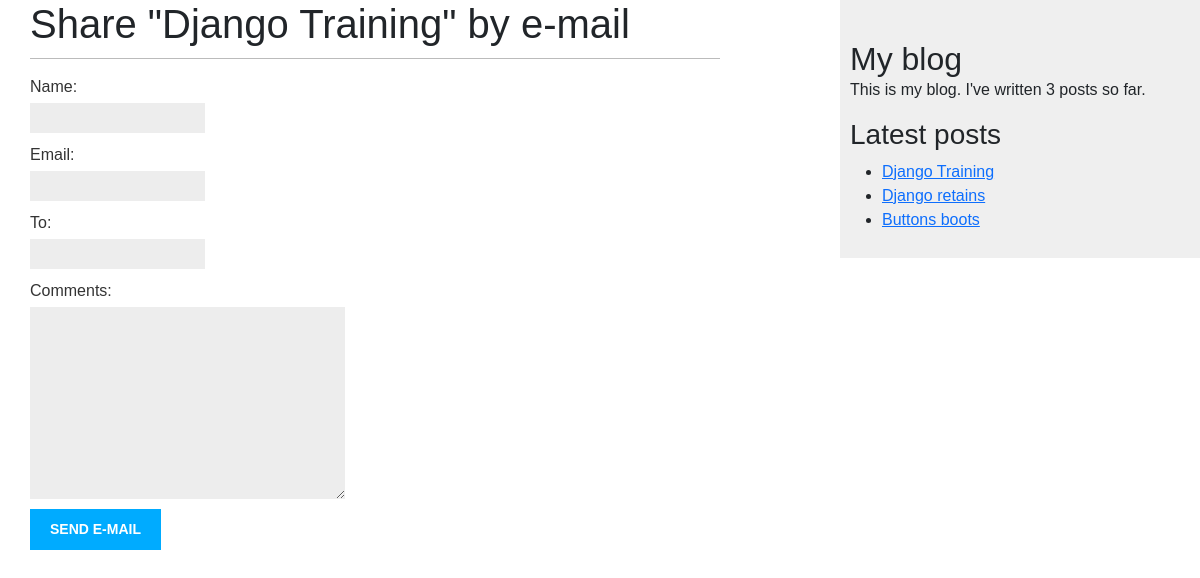
/blog/3/share/, run on the app's committed database.
### blog/models.py (models this page shows, shortened)
class Post(models.Model):
    class Status(models.TextChoices):
        DRAFT = ('DF', 'Draft')
        PUBLISHED = ('PB', 'Published')
    title = models.CharField(max_length=250)
    slug = models.SlugField(max_length=250)
    author = models.ForeignKey(User, on_delete=models.CASCADE, related_name='blog_posts')
    body = models.TextField()
    publish = models.DateTimeField('date published', default=timezone.now)
    created = models.DateTimeField(auto_now_add=True)
    updated = models.DateTimeField(auto_now=True)
    status = models.CharField(max_length=2, choices=Status.choices, default=Status.DRAFT)
    objects = models.Manager()  # The default manager.
    published = PublishedManager()  # Our custom manager.
    tags = models.ManyToManyField("Tag", related_name='blog_posts')
    class Meta:
        ordering = ['-publish']
    def get_absolute_url(self):
        return reverse('blog:post_detail', args=[self.id])

### blog/views.py (the view)
# urls.py: path('<int:post_id>/share/', views.post_share, name='post_share'),
def post_share(request, post_id):
    post = get_object_or_404(Post, id=post_id, status=Post.Status.PUBLISHED)
    sent = False
    if request.method=='POST':
        form = EmailPostForm(request.POST)
        if form.is_valid():
            cd = form.cleaned_data  # ... send email
            print(cd)
            sent = True
    else:
        form = EmailPostForm()
    return render(request, 'blog/post/share.html', {'post': post, 'form': form, 'sent': sent})

### blog/forms.py
class EmailPostForm(forms.Form):
    name = forms.CharField(max_length=25)
    email = forms.EmailField()
    to = forms.EmailField()
    comments = forms.CharField(required=False, widget=forms.Textarea)

### blog/models.py (called while the page is built)
    def get_queryset(self):
        return super().get_queryset().filter(status=Post.Status.PUBLISHED)

### blog/templatetags/blog_tags.py (called while the page is built)
@register.simple_tag(name='total_posts')
def total_posts():
    return Post.published.count()

@register.inclusion_tag('blog/post/latest_posts.html')
def show_latest_posts(count=5):
    latest_posts = Post.published.order_by('-publish')[:count]
    return {'latest_posts': latest_posts}

### blog/templates/blog/post/share.html (shortened to what this page needs)
{% extends "blog/base.html" %}
{% block content %}
{% if sent %}
  <h1>E-mail successfully sent</h1>
  <p>
      "{{ post.title }}" was successfully sent to
       {{ form.cleaned_data.to }}.
  </p>
{% else %}
  <h1>Share "{{ post.title }}" by e-mail</h1>
  <form method="post">
      {{ form.as_p }}
      <input type="submit" value="Send e-mail">
  </form>
{% endif %}
{% endblock %}

### blog/templates/blog/post/latest_posts.html
<ul>
 {% for post in latest_posts %}
 <li>
 <a href="{{ post.get_absolute_url }}">{{ post.title }}</a>
 </li>
 {% endfor %}
</ul>

### blog/static/css/blog.css (style rules this page uses)
body { margin:0; padding:0; font-family:helvetica, sans-serif; }
h1 { font-weight:normal; border-bottom:1px solid #bbb; padding:0 0 10px 0; }
label { float:left; clear:both; color:#333; margin-bottom:4px; }
input, textarea { clear:both; float:left; margin:0 0 10px; background:#ededed; border:0; padding:6px 10px; font-size:12px; }
input[type=submit] { font-weight:bold; background:#00abff; color:#fff; padding:10px 20px; font-size:14px; text-transform:uppercase; }

### data on the page
Post: title "Django Training"
Post: title "Django retains"
Post: title "Buttons boots"
